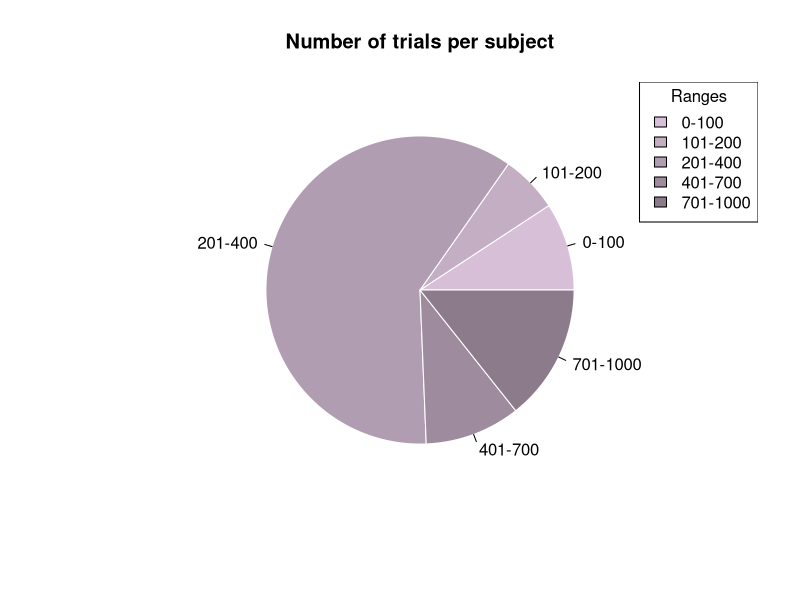
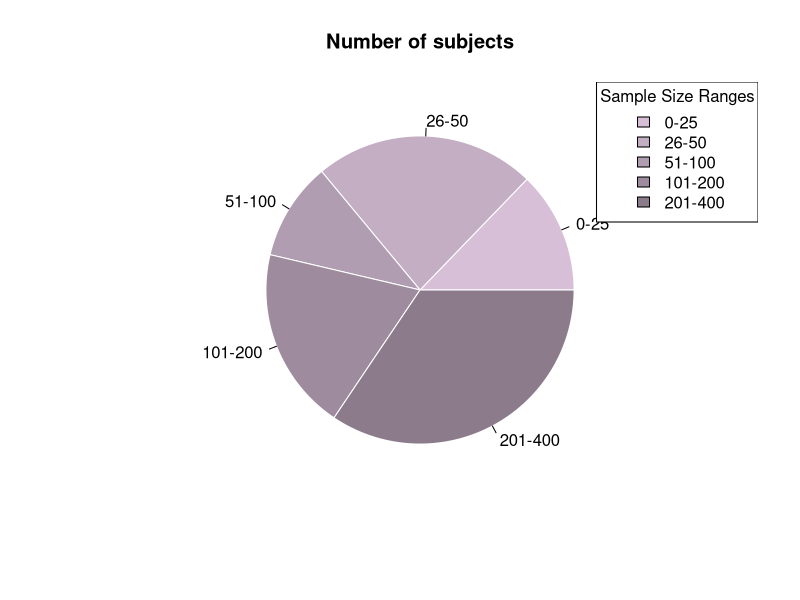
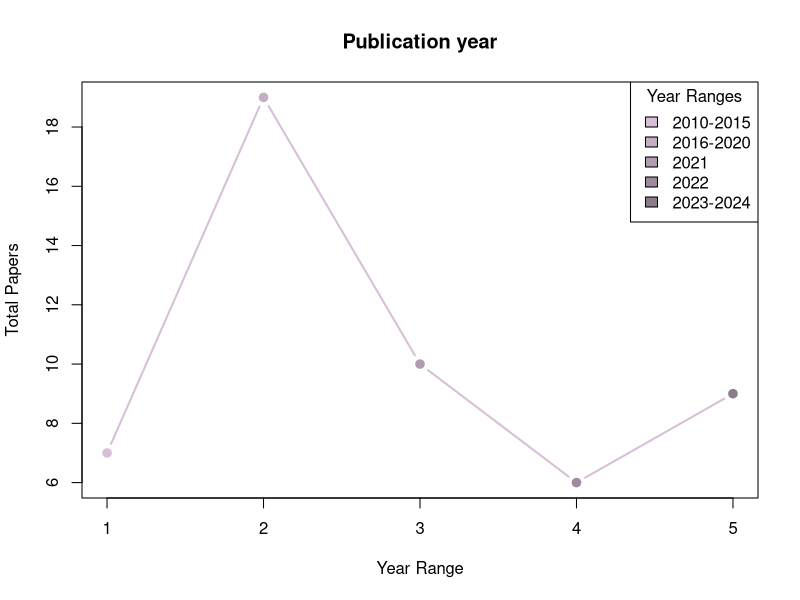

Generate these figures, in order, with R: (Note: this script raises an error after producing the figures.)
## ---- chunk 1
# Number of trials per subject
# 1. 创建数据框
data <- data.frame(
  Paper = c("P5", "P5", "P5", "P5", "P6", "P20", "P34", "P45", "P46", "P51", 
            "P51", "P54", "P95", "P95", "Pn4", "Pn4", "Pn13", "Pn13", "Pn13", 
            "Pn13", "Pn14", "Pn14", "Pn14", "Pn16", "Pn16", "Pn16", "Pn23", 
            "Ps1", "Ps2", "Ps3", "Ps4", "Ps4", "Ps5", "Ps5", "Ps5", "Ps5", 
            "Pt1", "Pt2", "Pt3", "Pt5", "Pt6", "Pt6", "Pt7", "Pt9", "Pt9", 
            "Pt9", "Pt10", "Pt13", "Pt18", "Pt27", "Pt28"),
  Formal_Trials = c(96, 96, 96, 80, 240, 312, 100, 960, 192, 144, 
                    100, 144, 672, 672, 360, 360, 360, 360, 360, 
                    360, 128, 240, 240, 200, 400, 400, 360, 64, 
                    90, 40, 40, 40, 60, 60, 60, 60, 240, 60, 360, 
                    300, 240, 240, 360, 360, 360, 360, 96, 320, 960, 240, 360)
)

# 2. 定义区间
bins <- c(0, 100, 200, 400, 700, 1000)  # 定义五个范围
labels <- c("0-100", "101-200", "201-400", "401-700", "701-1000")

# 3. 将Formal_Trials数据按范围分组
data$Range <- cut(data$Formal_Trials, breaks = bins, labels = labels, right = TRUE)

# 4. 按范围汇总总数
library(dplyr)
trial_range_summary <- data %>%
  group_by(Range) %>%
  summarise(Total_Trials = sum(Formal_Trials))

# 5. 定义渐变颜色
colors <- colorRampPalette(c("thistle", "thistle4"))(length(trial_range_summary$Range))

# 6. 绘制饼图
pie(trial_range_summary$Total_Trials, 
    labels = trial_range_summary$Range, 
    main = "Number of trials per subject",
    col = colors,  # 使用渐变色
    border = "white")  # 设置白色边框

# 添加图例
legend("topright", 
       legend = trial_range_summary$Range, 
       fill = colors, 
       title = "Ranges")
rm(data,trial_range_summary,bins,colors,labels)
## ---- chunk 2
# 1. 创建数据框
data <- data.frame(
  Paper = c("P5", "P5", "P5", "P5", "P6", "P20", "P34", "P45", "P46", "P51", 
            "P51", "P54", "P95", "P95", "Pn4", "Pn4", "Pn13", "Pn13", "Pn13", 
            "Pn13", "Pn14", "Pn14", "Pn14", "Pn16", "Pn16", "Pn16", "Pn23", 
            "Ps1", "Ps2", "Ps3", "Ps4", "Ps4", "Ps5", "Ps5", "Ps5", "Ps5", 
            "Pt1", "Pt2", "Pt3", "Pt5", "Pt6", "Pt6", "Pt7", "Pt9", "Pt9", 
            "Pt9", "Pt10", "Pt13", "Pt18", "Pt27", "Pt28"),
  Sample_Size = c(28, 28, 28, 40, 92, 46, 31, 40, 56, 26, 
                  26, 103, 19, 20, 30, 30, 13, 27, 27, 26, 
                  38, 33, 36, 20, 24, 25, 105, 302, 23, 
                  24, 20, 21, 24, 18, 22, 20, 40, 144, 109, 
                  40, 30, 104, 328, 23, 21, 18, 380, 84, 20, 32, 70)
)

# 2. 定义区间
bins <- c(0, 25, 50, 100, 200, 400)  # 定义五个范围
labels <- c("0-25", "26-50", "51-100", "101-200", "201-400")

# 3. 将Sample_Size数据按范围分组
data$Range <- cut(data$Sample_Size, breaks = bins, labels = labels, right = TRUE)

# 4. 按范围汇总每个区间的被试总数
library(dplyr)
subject_summary <- data %>%
  group_by(Range) %>%
  summarise(Total_Subjects = sum(Sample_Size))

# 5. 定义渐变颜色（保持前面的颜色风格）
colors <- colorRampPalette(c("thistle", "thistle4"))(length(subject_summary$Range))

# 6. 绘制饼图
pie(subject_summary$Total_Subjects, 
    labels = subject_summary$Range, 
    main = "Number of subjects",
    col = colors,  # 使用渐变色
    border = "white")  # 设置白色边框

# 添加图例
legend("topright", 
       legend = subject_summary$Range, 
       fill = colors, 
       title = "Sample Size Ranges")

rm(data,subject_summary,bins,colors,labels)
## ---- chunk 3
# 1. 创建数据框
data <- data.frame(
  Paper = c("P5", "P5", "P5", "P5", "P6", "P20", "P34", "P45", "P46", "P51", 
            "P51", "P54", "P95", "P95", "Pn4", "Pn4", "Pn13", "Pn13", "Pn13", 
            "Pn13", "Pn14", "Pn14", "Pn14", "Pn16", "Pn16", "Pn16", "Pn23", 
            "Ps1", "Ps2", "Ps3", "Ps4", "Ps4", "Ps5", "Ps5", "Ps5", "Ps5", 
            "Pt1", "Pt2", "Pt3", "Pt5", "Pt6", "Pt6", "Pt7", "Pt9", "Pt9", 
            "Pt9", "Pt10", "Pt13", "Pt18", "Pt27", "Pt28"),
  Year = c(2019, 2019, 2019, 2019, 2020, 2020, 2020, 2021, 2020, 2020, 
           2020, 2019, 2018, 2018, 2021, 2021, 2021, 2021, 2021, 2021, 
           2020, 2020, 2020, 2022, 2022, 2022, 2021, 2023, 2023, 2014, 
           2015, 2015, 2014, 2014, 2014, 2014, 2023, 2023, 2021, 2023, 
           2022, 2022, 2022, 2020, 2020, 2020, 2023, 2021, 2023, 2024, 2024)
)

# 2. 定义年份区间
bins <- c(2010, 2015, 2020, 2021, 2022, 2024)  # 定义五个年份范围
labels <- c("2010-2015", "2016-2020", "2021", "2022", "2023-2024")

# 3. 将Year数据按范围分组
data$Year_Range <- cut(data$Year, breaks = bins, labels = labels, right = TRUE)

# 4. 按年份区间汇总每个区间的文章数量
library(dplyr)
year_summary <- data %>%
  group_by(Year_Range) %>%
  summarise(Total_Papers = n())

# 5. 定义渐变颜色（保持前面的颜色风格）
colors <- colorRampPalette(c("thistle", "thistle4"))(length(year_summary$Year_Range))

# 6. 绘制饼图
plot(year_summary$Total_Papers, 
     type = "b",  # 绘制带有标记的线条
     pch = 19,    # 标记样式
     col = colors,  # 使用渐变色
     main = "Publication year",  # 添加标题
     xlab = "Year Range",  # x轴标签
     ylab = "Total Papers",  # y轴标签
     lwd = 2)  # 线条宽度

# labels = year_summary$Year_Range, 
# main = "Publication year",
# col = colors,  # 使用渐变色
# border = "white")  # 设置白色边框

# 添加图例
legend("topright", 
       legend = year_summary$Year_Range, 
       fill = colors, 
       title = "Year Ranges")

rm(data,year_summary,bins,colors,labels)
## ---- chunk 4
#人口统计学数据读取
library(dplyr)

subject_counts <- lapply(names(df), function(paper_name) {
  data <- df[[paper_name]]
  
  if ("Subject" %in% names(data)) {
    if ("Gender" %in% names(data)) {
      # 如果有性别信息
      gender_summary <- data %>%
        distinct(Subject, Gender) %>%
        summarise(
          total_subjects = n_distinct(Subject, na.rm = TRUE),
          male_count = sum(Gender == "Male", na.rm = TRUE),
          female_count = sum(Gender == "Female", na.rm = TRUE),
          paper_name = paper_name,
          .groups = "drop"
        )
    } else {
      # 如果没有性别信息，统计总被试数
      gender_summary <- data %>%
        distinct(Subject) %>%
        summarise(
          total_subjects = n_distinct(Subject, na.rm = TRUE),
          male_count = NA,
          female_count = NA,
          paper_name = paper_name,
          .groups = "drop"
        )
    }
    return(gender_summary)
  } else {
    return(NULL)
  }
})

# 转换为数据框，去除NULL值
subject_counts_df <- do.call(rbind, subject_counts)

print(subject_counts_df)


# 输出为CSV文件
# write.csv(subject_counts_df, "Subject_information.csv", row.names = FALSE)

rm(subject_counts)
## ---- chunk 5
library(dplyr)
library(ggplot2)

# 初始化存储结果的数据框
result <- data.frame(Subject = integer(), d_prime = numeric(), Mean_RT = numeric(), Paper = character())

# 遍历每篇论文
for (paper_name in names(df_d_paper)) {
  
  # 取出当前论文的 d' 数据
  d_prime_data <- df_d_paper[[paper_name]]
  
  # 检查 d_prime_data 是否为空
  if (is.null(d_prime_data) || nrow(d_prime_data) == 0) {
    warning(paste("Skipping paper:", paper_name, "- d_prime_data is empty or NULL"))
    next  # 跳过当前论文，继续处理下一篇
  }
  
  # 取出当前论文的 RT 和 ACC 数据
  article_data <- df[[paper_name]]
  
  # 检查是否存在 'Matching' 和 'ACC' 列
  if (!("Matching" %in% colnames(article_data)) || !("ACC" %in% colnames(article_data))) {
    warning(paste("Skipping paper:", paper_name, "- 'Matching' or 'ACC' column not found"))
    next  # 跳过当前论文，继续处理下一篇
  }
  
  # 筛选出 Matching == "Matching" 且 ACC == 1 的数据，并计算每个被试的平均 RT_ms
  filtered_data <- article_data %>%
    filter(Matching == "Matching", ACC == 1) %>%
    group_by(Subject) %>%
    summarize(Mean_RT = mean(RT_ms, na.rm = TRUE))  # 使用 RT_ms 计算每个被试的平均反应时间
  
  # 合并平均 RT 和 d' 数据，确保根据 Subject 合并
  merged_data <- inner_join(filtered_data, d_prime, by = "Subject")
  
  # 为结果添加论文名称
  merged_data <- merged_data %>%
    mutate(Paper = paper_name)
  
  # 将当前论文的结果合并到最终数据框中
  result <- bind_rows(result, merged_data)
}

# 查看处理后的数据
head(result)

# 创建小提琴图、箱线图和散点图的组合
ggplot(result, aes(x = Mean_RT, y = d_prime, fill = Paper)) +
  # 小提琴图
  geom_violin(trim = FALSE, alpha = 0.5, color = "black") +
  # 箱线图
  geom_boxplot(width = 0.1, fill = "white", color = "black", outlier.shape = NA) +
  # 散点图
  geom_jitter(width = 0.1, size = 1, color = "darkblue", alpha = 0.6) +
  # 主题和标签
  labs(x = "Mean RT (ms)", y = "d'") +
  theme_minimal() +
  theme(legend.position = "none")

# rm(article_data,filtered_data,)
## ---- chunk 6
library(dplyr)
library(ggplot2)

# 初始化存储结果的数据框
result <- data.frame(Subject = integer(), d_prime = numeric(), Mean_RT = numeric(), Paper = character())

# 遍历每篇论文
for (i in seq_along(df)) {
  paper_name <- names(df)[i]  # 获取论文名称
  d_prime_data <- df_d_paper[[i]]  # 获取对应的 d' 数据

  # 检查 d_prime_data 是否为空
  if (is.null(d_prime_data) || nrow(d_prime_data) == 0) {
    warning(paste("Skipping paper:", paper_name, "- d_prime_data is empty or NULL"))
    next
  }

  # 取出当前论文的 RT 和 ACC 数据
  article_data <- df[[paper_name]]

  # 检查是否存在 'Matching' 和 'ACC' 列
  if (!("Matching" %in% colnames(article_data)) || !("ACC" %in% colnames(article_data))) {
    warning(paste("Skipping paper:", paper_name, "- 'Matching' or 'ACC' column not found"))
    next
  }

  # 筛选出 Matching == "Matching" 且 ACC == 1 的数据，并计算每个被试的平均 RT_ms
  filtered_data <- article_data %>%
    filter(Matching == "Matching", ACC == 1) %>%
    group_by(Subject) %>%
    summarize(Mean_RT = mean(RT_ms, na.rm = TRUE))

  # 合并平均 RT 和 d' 数据
  merged_data <- inner_join(filtered_data, d_prime_data, by = "Subject")

  # 添加论文名称
  merged_data <- merged_data %>%
    mutate(Paper = paper_name)

  # 合并到结果数据框中
  result <- bind_rows(result, merged_data)
}

# 创建图形
if (nrow(result) > 0) {
  ggplot(result, aes(x = Mean_RT, y = d_prime, fill = Paper)) +
    geom_violin(trim = FALSE, alpha = 0.5, color = "black") +
    geom_boxplot(width = 0.1, fill = "white", color = "black", outlier.shape = NA) +
    geom_jitter(width = 0.1, size = 1, color = "darkblue", alpha = 0.6) +
    labs(x = "Mean RT (ms)", y = "d'") +
    theme_minimal() +
    theme(legend.position = "none")
} else {
  message("No data available for plotting.")
}

library(dplyr)
library(ggplot2)

# 创建美化后的图形
ggplot(result) +
  # 箱线图和散点图在左侧
  geom_boxplot(aes(x = factor(1), y = Mean_RT, fill = Paper), width = 0.1, outlier.shape = NA) +
  geom_jitter(aes(x = factor(1), y = Mean_RT, color = "darkblue"), width = 0.1, size = 1, alpha = 0.6) +
  # 小提琴图在右侧，只显示右半边
  geom_violin(aes(x = factor(2), y = Mean_RT, fill = Paper), trim = FALSE, alpha = 0.5, color = "black", position = position_nudge(x = 0.3)) +  # 调整此参数
  # 主题和标签
  labs(x = "", y = "Mean RT (ms)") +
  scale_x_discrete(labels = c("1" = "Boxplot & Jitter", "2" = "Violin")) +  # 自定义x轴标签
  theme_minimal() +
  theme(legend.position = "none",
        axis.title.y = element_text(size = 12),
        axis.ticks.x = element_blank(),  # 去掉x轴刻度
        axis.text.x = element_blank())  # 去掉x轴文本


## ---- chunk 7
library(dplyr)
library(ggplot2)

# 初始化存储结果的数据框
result <- data.frame(Subject = integer(), d_prime = numeric(), Mean_RT = numeric(), Paper = character())

# 遍历每篇论文
for (i in seq_along(df)) {
  paper_name <- names(df)[i]  # 获取论文名称
  d_prime_data <- df_d_paper[[i]]  # 获取对应的 d' 数据

  # 检查 d_prime_data 是否为空
  if (is.null(d_prime_data) || nrow(d_prime_data) == 0) {
    warning(paste("Skipping paper:", paper_name, "- d_prime_data is empty or NULL"))
    next
  }

  # 取出当前论文的 RT 和 ACC 数据
  article_data <- df[[paper_name]]

  # 检查是否存在 'Matching' 和 'ACC' 列
  if (!("Matching" %in% colnames(article_data)) || !("ACC" %in% colnames(article_data))) {
    warning(paste("Skipping paper:", paper_name, "- 'Matching' or 'ACC' column not found"))
    next
  }

  # 筛选出 Matching == "Matching，且 RT <= 10000 的数据
  filtered_data <- article_data %>%
    filter(Matching == "Matching", RT_ms >= 400,  RT_ms <= 1000) %>%
    group_by(Subject) %>%
    summarize(Mean_RT = mean(RT_ms, na.rm = TRUE))

  # 合并平均 RT 和 d' 数据
  merged_data <- inner_join(filtered_data, d_prime_data, by = "Subject")

  # 添加论文名称
  merged_data <- merged_data %>%
    mutate(Paper = paper_name)

  # 合并到结果数据框中
  result <- bind_rows(result, merged_data)
}

# 查看处理后的数据
head(result)

# 创建图形
if (nrow(result) > 0) {
  ggplot(result, aes(x = Mean_RT, y = d_prime, fill = Paper)) +
    geom_violin(trim = FALSE, alpha = 0.3, color = "black") +  # 调整透明度
    geom_boxplot(width = 0.02, fill = "white", color = "black", outlier.shape = NA) +  # 更小的 width
    geom_jitter(width = 0.1, size = 1, color = "darkblue", alpha = 0.6) +
    labs(x = "Mean RT (ms)", y = "d'") +
    theme_minimal() +
    theme(legend.position = "none")
} else {
  message("No data available for plotting.")
}
library(dplyr)
library(ggplot2)

# 创建美化后的图形
ggplot(result) +
  # 箱线图和散点图集中在同一个位置
  geom_boxplot(aes(x = factor(1), y = Mean_RT, fill = Paper), width = 0.15, outlier.shape = NA) +
  geom_jitter(aes(x = factor(1), y = Mean_RT), width = 0.1, size = 1, color = "darkblue", alpha = 0.6) +
  # 小提琴图在右侧
  geom_violin(aes(x = factor(2), y = Mean_RT, fill = Paper), trim = FALSE, alpha = 0.5, color = "black") +
  # 主题和标签
  labs(x = "", y = "Mean RT (ms)") +
  scale_x_discrete(labels = c("1" = "Boxplot & Jitter", "2" = "Violin")) +  # 自定义x轴标签
  theme_minimal() +
  theme(legend.position = "none",
        axis.title.y = element_text(size = 12),
        axis.ticks.x = element_blank(),  # 去掉x轴刻度
        axis.text.x = element_blank())  # 去掉x轴文本


## ---- chunk 8
# 加载必要的库
library(dplyr)
library(ggplot2)

# 假设 df 是一个包含文章数据的列表，其中每个元素都是一个数据框
# df 是一个列表，df[[n]] 是第 n 篇文章，里面包含数据

# 定义一些变量来存储统计信息
all_data <- data.frame()  # 用于存储所有文章的人口统计学和 RT 数据
gender_count_list <- list()  # 存储每篇文章的性别统计信息
age_data <- c()  # 存储所有年龄信息

# 性别统一化函数
standardize_gender <- function(gender) {
  gender <- tolower(gender)  # 转换为小写
  if (gender %in% c("1", "m", "M", "Mann", "Hombre", "male", "Male")) {
    return("Male")
  } else if (gender %in% c("2", "f", "F", "Frau", "Mujer", "female", "Female")) {
    return("Female")
  } else {
    return("Others")
  }
}

# 遍历每篇文章的数据
for (i in 1:length(df)) {
  article_data <- df[[i]]  # 获取每篇文章的数据
  
  # 只选择我们关心的列，如 Subject、Gender、Age 和 RT_ms，其他的列忽略
  article_data_filtered <- article_data %>%
    select(any_of(c("Subject", "Gender", "Age", "RT_ms")))  # 只选择这些列，如果不存在则忽略
  
  # 确保 Subject 列为字符类型，Gender 列为字符类型，Age 列统一为数值类型
  if ("Subject" %in% colnames(article_data_filtered)) {
    article_data_filtered$Subject <- as.character(article_data_filtered$Subject)
  }
  
  if ("Gender" %in% colnames(article_data_filtered)) {
    article_data_filtered$Gender <- as.character(article_data_filtered$Gender)
    article_data_filtered$Gender <- sapply(article_data_filtered$Gender, standardize_gender)  # 统一化性别变量
  }
  
  if ("Age" %in% colnames(article_data_filtered)) {
    article_data_filtered$Age <- as.numeric(as.character(article_data_filtered$Age))
  }
  
  # 为每篇文章中的被试编号添加文章索引前缀，使每个被试编号在全局范围内唯一
  article_data_filtered <- article_data_filtered %>%
    mutate(Subject = paste0("Article", i, "_", Subject))
  
  # 统计性别
  if ("Gender" %in% colnames(article_data_filtered)) {
    current_gender_count <- table(article_data_filtered$Gender)
    gender_count_list[[i]] <- current_gender_count
  }
  
  # 收集年龄数据
  if ("Age" %in% colnames(article_data_filtered)) {
    age_data <- c(age_data, article_data_filtered$Age)
  }
  
  # 将每篇文章的数据合并，只合并过滤后的数据
  all_data <- bind_rows(all_data, article_data_filtered)
}

# 合并所有文章的性别统计
gender_count <- Reduce(`+`, gender_count_list, init = table(factor(levels = unique(unlist(lapply(gender_count_list, names))))))

# 人口统计学描述
total_subjects <- nrow(all_data)  # 被试总人数
male_count <- sum(all_data$Gender == "Male", na.rm = TRUE)  # 男性数量
female_count <- sum(all_data$Gender == "Female", na.rm = TRUE)  # 女性数量
avg_age <- mean(age_data, na.rm = TRUE)  # 平均年龄

# 输出人口统计学信息
cat("总被试量: ", total_subjects, "\n")
cat("男性数量: ", male_count, "\n")
cat("女性数量: ", female_count, "\n")
cat("平均年龄: ", avg_age, "\n")

# 分别绘制 Age 和 RT_ms 的散点图

# 绘制 Age 的散点图，X 轴为 Subject，Y 轴为 Age
ggplot(all_data, aes(x = Subject, y = Age, color = Gender)) +
  geom_point(alpha = 0.7) +
  labs(title = "Scatter Plot of Age by Subject",
       x = "Subject",
       y = "Age",
       color = "Gender") +
  theme_minimal() +
  theme(axis.text.x = element_blank())  # 隐藏 X 轴的文本

# 绘制 RT_ms 的散点图，X 轴为 Subject，Y 轴为 RT_ms
ggplot(all_data, aes(x = Subject, y = RT_ms, color = Gender)) +
  geom_point(alpha = 0.7) +
  labs(title = "Scatter Plot of RT_ms by Subject",
       x = "Subject",
       y = "RT_ms",
       color = "Gender") +
  theme_minimal() +
  theme(axis.text.x = element_blank())  # 隐藏 X 轴的文本

# 如果有 RT_ms 数据，对其进行统计
if ("RT_ms" %in% colnames(all_data)) {
  rt_summary <- summary(all_data$RT_ms)
  cat("RT_ms 描述统计: \n")
  print(rt_summary)
}

# 清理环境变量
rm(subject_df, age_data, avg_age, current_gender_count, female_count, gender_count, i, male_count, rt_summary, subject_bins, subject_distribution, total_subjects, all_data, article_data, article_data_filtered, gender_count_list)


## ---- chunk 9
library(ggplot2)
library(dplyr)
library(tidyr)

# 假设df是一个包含多篇论文数据的列表

# 1. 计算每个被试的平均ACC和RT_ms
plot_data <- lapply(df, function(data) {
  if ("Identity" %in% names(data) && "Matching" %in% names(data)) {
    data %>%
      mutate(Identity = case_when(
        Identity == "Self" ~ "Self",
        # Identity == "P1" ~ "Self",
        Identity == "Friend" ~ "Friend",
        Identity == "Close" ~ "Close",
        Identity == "Mother" ~ "Close",
        Identity == "Father" ~ "Close",
        Identity == "Familiar" ~ "Close",
        Identity == "Acquaintance" ~ "Close",
        # Identity == "P2" ~ "Close",
        TRUE ~ "Others"  # 其他归为Others
      )) %>%
      group_by(Identity, Matching) %>%
      summarise(mean_ACC = mean(ACC, na.rm = TRUE), 
                mean_RT_ms = mean(RT_ms, na.rm = TRUE), 
                .groups = "drop")
  } else {
    return(NULL)  # 如果缺少列，返回NULL
  }
})

# 合并数据用于绘图，去除NULL值
plot_df <- bind_rows(plot_data, .id = "paper") %>% na.omit()

# 散点图，绘制存在的数据
ggplot(plot_df, aes(x = mean_ACC, y = mean_RT_ms, shape = Identity)) +
  geom_point(size = 3) +
  labs(x = "平均ACC", y = "平均RT (ms)") +
  theme_minimal()

# 2. 统计每篇论文的被试量及性别
subject_counts <- lapply(df, function(data) {
  if ("Subject" %in% names(data) && "Gender" %in% names(data)) {
    data %>%
      distinct(Subject, Gender) %>%
      summarise(
        total_subjects = n_distinct(Subject),
        male_count = sum(Gender == "Male", na.rm = TRUE),
        female_count = sum(Gender == "Female", na.rm = TRUE),
        .groups = "drop"
      )
  } else {
    return(NULL)  # 如果缺少列，返回NULL
  }
})

# 转换为数据框，去除NULL值
subject_counts_df <- do.call(rbind, subject_counts) %>% na.omit()

# 输出结果
print(subject_counts_df)

## ---- chunk 10
library(ggplot2)
library(dplyr)
library(tidyr)

# 假设df是一个包含多篇论文数据的列表

# 1. 计算每个被试的平均ACC和RT_ms
plot_data <- lapply(df, function(data) {
  if ("Identity" %in% names(data) && "Matching" %in% names(data)) {
    data %>%
      mutate(Identity = case_when(
        Identity == "Self" ~ "Self",
        # Identity == "P1" ~ "Self",
        Identity == "Friend" ~ "Friend",
        Identity == "Close" ~ "Close",
        Identity == "Mother" ~ "Close",
        Identity == "Father" ~ "Close",
        Identity == "Familiar" ~ "Close",
        Identity == "Acquaintance" ~ "Close",
        # Identity == "P2" ~ "Close",
        TRUE ~ "Others"
      )) %>%
      group_by(Identity, Matching) %>%
      summarise(mean_ACC = mean(ACC, na.rm = TRUE), 
                mean_RT_ms = mean(RT_ms, na.rm = TRUE), 
                .groups = "drop")
  } else {
    return(NULL)
  }
})

# 合并数据用于绘图，去除NULL值
plot_df <- bind_rows(plot_data, .id = "paper") %>% na.omit()

# 绘制Matching条件下的散点图
ggplot(plot_df %>% filter(Matching == "Matching"), aes(x = mean_ACC, y = mean_RT_ms, shape = Identity)) +
  geom_point(size = 3) +
  labs(x = "ACC (Matching)", y = "RT (ms)") +
  theme_minimal()

# 绘制Nonmatching条件下的散点图
ggplot(plot_df %>% filter(Matching == "Nonmatching"), aes(x = mean_ACC, y = mean_RT_ms, shape = Identity)) +
  geom_point(size = 3) +
  labs(x = "ACC (Nonmatching)", y = "RT (ms)") +
  theme_minimal()

# 2. 统计每篇论文的被试量及性别
subject_counts <- lapply(df, function(data) {
  if ("Subject" %in% names(data) && "Gender" %in% names(data)) {
    data %>%
      distinct(Subject, Gender) %>%
      summarise(
        total_subjects = n_distinct(Subject),
        male_count = sum(Gender == "Male", na.rm = TRUE),
        female_count = sum(Gender == "Female", na.rm = TRUE),
        .groups = "drop"
      )
  } else {
    return(NULL)
  }
})

# 转换为数据框，去除NULL值
subject_counts_df <- do.call(rbind, subject_counts) %>% na.omit()

# 输出结果
print(subject_counts_df)

## ---- chunk 11
library(ggplot2)
library(dplyr)
library(tidyr)

# 假设df是一个包含多篇论文数据的列表

# 1. 计算每个被试的平均ACC和RT_ms
plot_data <- lapply(df, function(data) {
  if ("Identity" %in% names(data) && "Matching" %in% names(data) && "Subject" %in% names(data)) {
    data %>%
      mutate(Identity = case_when(
        Identity == "Self" ~ "Self",
        Identity == "P1" ~ "Self",
        Identity == "Friend" ~ "Friend",
        Identity == "Close" ~ "Close",
        Identity == "Mother" ~ "Close",
        Identity == "Father" ~ "Close",
        Identity == "Familiar" ~ "Close",
        Identity == "Acquaintance" ~ "Close",
        Identity == "P2" ~ "Close",
        TRUE ~ "Others"
      )) %>%
      group_by(Subject, Identity, Matching) %>%
      summarise(mean_ACC = mean(ACC, na.rm = TRUE), 
                mean_RT_ms = mean(RT_ms, na.rm = TRUE), 
                .groups = "drop")
  } else {
    return(NULL)
  }
})

# 合并数据用于绘图，去除NULL值
plot_df <- bind_rows(plot_data, .id = "paper") %>% na.omit()

# 绘制Matching条件下的散点图
ggplot(plot_df %>% filter(Matching == "Matching"), aes(x = mean_ACC, y = mean_RT_ms, shape = Identity)) +
  geom_point(size = 3) +
  labs(x = "平均ACC (Matching)", y = "平均RT (ms)") +
  theme_minimal()

# 绘制Nonmatching条件下的散点图
ggplot(plot_df %>% filter(Matching == "Nonmatching"), aes(x = mean_ACC, y = mean_RT_ms, shape = Identity)) +
  geom_point(size = 3) +
  labs(x = "平均ACC (Nonmatching)", y = "平均RT (ms)") +
  theme_minimal()

# 2. 统计每篇论文的被试量及性别
subject_counts <- lapply(df, function(data) {
  if ("Subject" %in% names(data) && "Gender" %in% names(data)) {
    data %>%
      distinct(Subject, Gender) %>%
      summarise(
        total_subjects = n_distinct(Subject),
        male_count = sum(Gender == "Male", na.rm = TRUE),
        female_count = sum(Gender == "Female", na.rm = TRUE),
        .groups = "drop"
      )
  } else {
    return(NULL)
  }
})

# 转换为数据框，去除NULL值
subject_counts_df <- do.call(rbind, subject_counts) %>% na.omit()

# 输出结果
print(subject_counts_df)

## ---- chunk 12
library(ggplot2)
library(dplyr)
library(tidyr)

# 假设df是一个包含多篇论文数据的列表

# 1. 计算每个被试的平均ACC和RT_ms
plot_data <- lapply(df, function(data) {
  if ("Identity" %in% names(data) && "Matching" %in% names(data) && "Subject" %in% names(data)) {
    data %>%
      mutate(Identity = case_when(
        Identity == "Self" ~ "Self",
        # Identity == "P1" ~ "Self",
        # Identity == "Friend" ~ "Friend",
        # Identity == "Close" ~ "Close",
        # Identity == "Mother" ~ "Close",
        # Identity == "Father" ~ "Close",
        # Identity == "Familiar" ~ "Close",
        # Identity == "Acquaintance" ~ "Close",
        # Identity == "P2" ~ "Close",
        TRUE ~ "Others"
      )) %>%
      group_by(Subject, Identity, Matching) %>%
      summarise(mean_ACC = mean(pmin(pmax(ACC, 0), 1), na.rm = TRUE),
                mean_RT_ms = mean(RT_ms, na.rm = TRUE),
                .groups = "drop")
  } else {
    return(NULL)
  }
})

# 合并数据用于绘图，去除NULL值
plot_df <- bind_rows(plot_data, .id = "paper") %>% na.omit()

# 自定义形状和颜色
shape_values <- c("Self" = 1, "Friend" = 17, "Close" = 15, "Others" = 3)
color_values <- c("Self" = "black", "Friend" = "gray", "Close" = "lightgray", "Others" = "#A9A9A9")

# 绘制Matching条件下的散点图
ggplot(plot_df %>% filter(Matching == "Matching"), aes(x = mean_ACC, y = mean_RT_ms, shape = Identity, color = Identity)) +
  geom_point(size = 3) +
  scale_shape_manual(values = shape_values) +
  scale_color_manual(values = color_values) +
  labs(x = "平均ACC (Matching)", y = "平均RT (ms)") +
  theme_minimal()

# 绘制Nonmatching条件下的散点图
ggplot(plot_df %>% filter(Matching == "Nonmatching"), aes(x = mean_ACC, y = mean_RT_ms, shape = Identity, color = Identity)) +
  geom_point(size = 3) +
  scale_shape_manual(values = shape_values) +
  scale_color_manual(values = color_values) +
  labs(x = "平均ACC (Nonmatching)", y = "平均RT (ms)") +
  theme_minimal()

# 2. 统计每篇论文的被试量及性别
subject_counts <- lapply(df, function(data) {
  if ("Subject" %in% names(data) && "Gender" %in% names(data)) {
    data %>%
      distinct(Subject, Gender) %>%
      summarise(
        total_subjects = n_distinct(Subject),
        male_count = sum(Gender == "Male", na.rm = TRUE),
        female_count = sum(Gender == "Female", na.rm = TRUE),
        .groups = "drop"
      )
  } else {
    return(NULL)
  }
})

# 转换为数据框，去除NULL值
subject_counts_df <- do.call(rbind, subject_counts) %>% na.omit()

# 输出结果
print(subject_counts_df)

## ---- chunk 13
library(ggplot2)
library(dplyr)
library(tidyr)

# 假设df是一个包含多篇论文数据的列表

# 合并数据并处理Identity
plot_data <- bind_rows(lapply(df, function(data) {
  if ("Identity" %in% names(data) && "Matching" %in% names(data) && "Subject" %in% names(data)) {
    data %>%
      mutate(Identity = case_when(
        Identity == "Self" ~ "Self",
        Identity == "P1" ~ "Self",
        Identity == "Friend" ~ "Friend",
        Identity == "Close" ~ "Close",
        Identity == "Mother" ~ "Close",
        Identity == "Father" ~ "Close",
        Identity == "Familiar" ~ "Close",
        Identity == "Acquaintance" ~ "Close",
        Identity == "P2" ~ "Close",
        TRUE ~ "Others"
      ))
  } else {
    return(NULL)
  }
}))

# 自定义形状和颜色
shape_values <- c("Self" = 1, "Friend" = 17, "Close" = 15, "Others" = 3)
color_values <- c("Self" = "lightgray", "Friend" = "gray", "Close" = "#A9A9A9", "Others" = "black")

# 绘制Matching条件下的散点图
ggplot(plot_data %>% filter(Matching == "Matching"), aes(x = ACC, y = RT_ms, shape = Identity, color = Identity)) +
  stat_summary(fun = mean, geom = "point", size = 3) +
  scale_shape_manual(values = shape_values) +
  scale_color_manual(values = color_values) +
  labs(x = "平均ACC (Matching)", y = "平均RT (ms)") +
  theme_minimal()

# 绘制Nonmatching条件下的散点图
ggplot(plot_data %>% filter(Matching == "Nonmatching"), aes(x = ACC, y = RT_ms, shape = Identity, color = Identity)) +
  stat_summary(fun = mean, geom = "point", size = 3) +
  scale_shape_manual(values = shape_values) +
  scale_color_manual(values = color_values) +
  labs(x = "平均ACC (Nonmatching)", y = "平均RT (ms)") +
  theme_minimal()

# 2. 统计每篇论文的被试量及性别
subject_counts <- lapply(df, function(data) {
  if ("Subject" %in% names(data) && "Gender" %in% names(data)) {
    data %>%
      distinct(Subject, Gender) %>%
      summarise(
        total_subjects = n_distinct(Subject),
        male_count = sum(Gender == "Male", na.rm = TRUE),
        female_count = sum(Gender == "Female", na.rm = TRUE),
        .groups = "drop"
      )
  } else {
    return(NULL)
  }
})

# 转换为数据框，去除NULL值
subject_counts_df <- do.call(rbind, subject_counts) %>% na.omit()

# 输出结果
print(subject_counts_df)

## ---- chunk 14
library(ggplot2)
library(dplyr)
library(tidyr)


# 假设df是一个包含多篇论文数据的列表

# 合并数据并处理Identity，同时计算每个被试的正确反应数、总反应数和平均反应时间
plot_data <- bind_rows(lapply(df, function(data) {
  if ("Identity" %in% names(data) && "Matching" %in% names(data) && "Subject" %in% names(data)) {
    data <- data %>%
      mutate(Identity = case_when(
        Identity == "Self" ~ "Self",
        Identity == "P1" ~ "Self",
        Identity == "Friend" ~ "Friend",
        Identity == "Close" ~ "Close",
        Identity == "Mother" ~ "Close",
        Identity == "Father" ~ "Close",
        Identity == "Familiar" ~ "Close",
        Identity == "Acquaintance" ~ "Close",
        Identity == "P2" ~ "Close",
        TRUE ~ "Others"
      )) %>%
      group_by(Subject, Identity, Matching) %>%
      summarise(
        correct_count = sum(ACC == 1, na.rm = TRUE),  # 计算正确反应数
        total_count = n(),  # 总记录数
        mean_RT_ms = mean(RT_ms, na.rm = TRUE),  # 计算平均反应时间
        .groups = "drop"
      ) %>%
      mutate(mean_ACC = correct_count / total_count)  # 计算准确率
    return(data)
  } else {
    return(NULL)
  }
})) %>% na.omit()  # 移除缺失值

# 将结果合并为一个数据框
plot_data <- bind_rows(plot_data) %>% na.omit()



# 计算每个被试的平均ACC和平均RT（Matching条件）
average_data_matching <- plot_data %>%
  filter(Matching == "Matching") %>%  # 只选择Matching条件
  group_by(Subject, Identity) %>%
  summarise(
    mean_ACC = mean(mean_ACC, na.rm = TRUE),  # 每个身份的平均ACC
    mean_RT = mean(mean_RT_ms, na.rm = TRUE),  # 每个身份的平均RT
    .groups = "drop"
  )

# 计算每个被试的平均ACC和平均RT（Nonmatching条件）
average_data_nonmatching <- plot_data %>%
  filter(Matching == "Nonmatching") %>%  # 只选择Nonmatching条件
  group_by(Subject, Identity) %>%
  summarise(
    mean_ACC = mean(mean_ACC, na.rm = TRUE),  # 每个身份的平均ACC
    mean_RT = mean(mean_RT_ms, na.rm = TRUE),  # 每个身份的平均RT
    .groups = "drop"
  )

# 定义形状和颜色
shape_values <- c("Self" = 1, "Friend" = 17, "Others" = 4)  # 1: 空心圆，17: 实心三角，4: 小叉
color_values <- c("Self" = "black", "Friend" = "gray", "Others" = "black")

# 绘制Matching条件的散点图
p1 <- ggplot(average_data_matching, aes(x = mean_ACC, y = mean_RT, shape = Identity, color = Identity)) +
  geom_point(size = 3) +
  scale_shape_manual(values = shape_values) +
  scale_color_manual(values = color_values) +
  labs(x = "平均ACC (Matching)", y = "平均RT (ms)", title = "Matching条件下被试的平均ACC与平均RT散点图") +
  theme_minimal()

# 绘制Nonmatching条件的散点图
p2 <- ggplot(average_data_nonmatching, aes(x = mean_ACC, y = mean_RT, shape = Identity, color = Identity)) +
  geom_point(size = 3) +
  scale_shape_manual(values = shape_values) +
  scale_color_manual(values = color_values) +
  labs(x = "平均ACC (Nonmatching)", y = "平均RT (ms)", title = "Nonmatching条件下被试的平均ACC与平均RT散点图") +
  theme_minimal()

# 打印两个图
print(p1)
print(p2)

# 统计每篇论文的被试量及性别
subject_counts <- lapply(df, function(data) {
  if ("Subject" %in% names(data) && "Gender" %in% names(data)) {
    data %>%
      distinct(Subject, Gender) %>%
      summarise(
        total_subjects = n_distinct(Subject),
        male_count = sum(Gender == "Male", na.rm = TRUE),
        female_count = sum(Gender == "Female", na.rm = TRUE),
        .groups = "drop"
      )
  } else {
    return(NULL)
  }
})

# 转换为数据框，去除NULL值
subject_counts_df <- do.call(rbind, subject_counts) %>% na.omit()

# 输出结果
print(subject_counts_df)

## ---- chunk 15
library(ggplot2)
library(dplyr)
library(tidyr)

# 假设df是一个包含多篇论文数据的列表

# 合并数据并处理Identity，同时计算每个被试的正确反应数、总反应数和平均反应时间
plot_data <- bind_rows(lapply(seq_along(df), function(i) {
  data <- df[[i]]
  if ("Identity" %in% names(data) && "Matching" %in% names(data) && "Subject" %in% names(data)) {
    data <- data %>%
      mutate(Identity = case_when(
        Identity == "Self" ~ "Self",
        # Identity == "P1" ~ "Self",
        Identity == "Friend" ~ "Friend",
        Identity == "Close" ~ "Close",
        Identity == "Mother" ~ "Close",
        Identity == "Father" ~ "Close",
        Identity == "Familiar" ~ "Close",
        Identity == "Acquaintance" ~ "Close",
        # Identity == "P2" ~ "Close",
        TRUE ~ "Others"
      )) %>%
      group_by(Subject, Identity, Matching) %>%
      summarise(
        correct_count = sum(ACC == 1, na.rm = TRUE),  # 计算正确反应数
        total_count = n(),  # 总记录数
        mean_RT_ms = mean(RT_ms, na.rm = TRUE),  # 计算平均反应时间
        .groups = "drop"
      ) %>%
      mutate(mean_ACC = correct_count / total_count)  # 计算准确率
    data$Subject <- paste0("S", seq_along(data$Subject) + sum(sapply(df[1:(i - 1)], function(x) n_distinct(x$Subject))))  # 重新编号
    return(data)
  } else {
    return(NULL)
  }
})) %>% na.omit()  # 移除缺失值

# 计算每个被试的平均ACC和平均RT（Matching条件）
average_data_matching <- plot_data %>%
  filter(Matching == "Matching") %>%
  group_by(Subject, Identity) %>%
  summarise(
    mean_ACC = mean(mean_ACC, na.rm = TRUE),
    mean_RT = mean(mean_RT_ms, na.rm = TRUE),
    .groups = "drop"
  )

# 计算每个被试的平均ACC和平均RT（Nonmatching条件）
average_data_nonmatching <- plot_data %>%
  filter(Matching == "Nonmatching") %>%
  group_by(Subject, Identity) %>%
  summarise(
    mean_ACC = mean(mean_ACC, na.rm = TRUE),
    mean_RT = mean(mean_RT_ms, na.rm = TRUE),
    .groups = "drop"
  )

# 定义形状和颜色
shape_values <- c("Self" = 1, "Friend" = 17, "Others" = 4)
color_values <- c("Self" = "black", "Friend" = "gray", "Others" = "black")

# 绘制Matching条件的散点图
p1 <- ggplot(average_data_matching, aes(x = mean_ACC, y = mean_RT, shape = Identity, color = Identity)) +
  geom_point(size = 3) +
  scale_shape_manual(values = shape_values) +
  scale_color_manual(values = color_values) +
  labs(x = "平均ACC (Matching)", y = "平均RT (ms)", title = "Matching条件下被试的平均ACC与平均RT散点图") +
  theme_minimal()

# 绘制Nonmatching条件的散点图
p2 <- ggplot(average_data_nonmatching, aes(x = mean_ACC, y = mean_RT, shape = Identity, color = Identity)) +
  geom_point(size = 3) +
  scale_shape_manual(values = shape_values) +
  scale_color_manual(values = color_values) +
  labs(x = "平均ACC (Nonmatching)", y = "平均RT (ms)", title = "Nonmatching条件下被试的平均ACC与平均RT散点图") +
  theme_minimal()

# 打印两个图
print(p1)
print(p2)

# 统计每篇论文的被试量及性别
subject_counts <- lapply(df, function(data) {
  if ("Subject" %in% names(data) && "Gender" %in% names(data)) {
    data %>%
      distinct(Subject, Gender) %>%
      summarise(
        total_subjects = n_distinct(Subject),
        male_count = sum(Gender == "Male", na.rm = TRUE),
        female_count = sum(Gender == "Female", na.rm = TRUE),
        .groups = "drop"
      )
  } else {
    return(NULL)
  }
})

# 转换为数据框，去除NULL值
subject_counts_df <- do.call(rbind, subject_counts) %>% na.omit()

# 输出结果
print(subject_counts_df)


## ---- chunk 16
library(ggplot2)
library(dplyr)

# 假设 df、df_d_prime、df_d_paper 已经加载

# 遍历每篇文章
for (n in names(df)) {
  # 获取具体文章的数据
  aRT_msicle_data <- df[[n]]
  d_prime_value <- df_d_prime[[n]]
  
  # 处理数据，排除不合条件的试次
  cleaned_data <- aRT_msicle_data %>%
    filter(ACC >= 0.3, RT_ms <= 10000) %>%
    mutate(d_prime_value = d_prime_value)  # 添加 d' 值作为新列
  
  # 1. 散点图，横坐标是RT_ms，纵坐标是d'
  # p1 <- ggplot(cleaned_data, aes(x = RT_ms, y = d_prime_value)) +
  #   geom_point() +
  #   labs(title = paste("RT_ms vs d' for", n),
  #        x = "RT_ms",
  #        y = "d'") +
  #   theme_minimal()
  # 
  # print(p1)
  # 
  # 2. Matching 条件下的散点图
  matching_data <- cleaned_data %>%
    filter(Matching == "Matching") %>%
    filter(ACC >= 0.5, RT_ms >= 500, RT_ms <= 1000)
  
  p2 <- ggplot(matching_data, aes(x = ACC, y = RT_ms, shape = Identity)) +
    geom_point(size = 3) +
    labs(title = paste("ACC vs RT_ms (Matching) for", n),
         x = "ACC",
         y = "RT_ms") +
    scale_shape_manual(values = c(16, 17, 3)) +  # 16: Circle, 17: Triangle, 3: Cross
    theme_minimal()
  
  print(p2)
  
  # 3. Nonmatching 条件下的散点图
  nonmatching_data <- cleaned_data %>%
    filter(Matching == "Nonmatching") %>%
    filter(ACC >= 0.5, RT_ms >= 500, RT_ms <= 1000)
  
  p3 <- ggplot(nonmatching_data, aes(x = ACC, y = RT_ms, shape = Identity)) +
    geom_point(size = 3) +
    labs(title = paste("ACC vs RT_ms (Nonmatching) for", n),
         x = "ACC",
         y = "RT_ms") +
    scale_shape_manual(values = c(16, 17, 3)) +
    theme_minimal()
  
  print(p3)
  
  # 4. 条形图，横坐标是Identity，纵坐标是d'，并给出误差线
  # identity_dprime <- cleaned_data %>%
  #   group_by(Identity) %>%
  #   summarise(mean_dprime = mean(d_prime_value, na.rm = TRUE),
  #             se_dprime = sd(d_prime_value, na.rm = TRUE) / sqRT_ms(n()))
  # 
  # p4 <- ggplot(identity_dprime, aes(x = Identity, y = mean_dprime)) +
  #   geom_bar(stat = "identity", position = "dodge") +
  #   geom_errorbar(aes(ymin = mean_dprime - se_dprime, ymax = mean_dprime + se_dprime), width = 0.2) +
  #   labs(title = paste("Mean d' by Identity for", n),
  #        x = "Identity",
  #        y = "Mean d'") +
  #   theme_minimal()
  # 
  # print(p4)
}



## ---- chunk 17
library(ggplot2)
library(dplyr)

# 假设 df、df_d_prime、df_d_paper 已经加载

# 创建一个列表保存每篇文章的绘图
plots <- list()

# 遍历每篇文章
for (n in names(df)) {
  # 获取具体文章的数据
  article_data <- df[[n]]
  
  # 确认使用的列名
  if ("Identity" %in% names(article_data) && "Matching" %in% names(article_data) && "RT_ms" %in% names(article_data) && "ACC" %in% names(article_data)) {
    
    # 打印 ACC 的分布
    print(table(article_data$ACC))

    plot_data <- article_data %>%
      mutate(Identity = case_when(
        Identity == "Self" ~ "Self",
        Identity == "Friend" ~ "Friend",
        Identity == "Close" ~ "Close",
        Identity == "Mother" ~ "Close",
        Identity == "Father" ~ "Close",
        Identity == "Familiar" ~ "Close",
        Identity == "Acquaintance" ~ "Close",
        TRUE ~ "Others"
      )) %>%
      group_by(Subject, Matching) %>%
      summarise(
        correct_count = sum(ACC == 1, na.rm = TRUE),  # 计算正确反应数
        total_count = n(),  # 总记录数
        mean_ACC = correct_count / total_count,  # 计算正确率
        mean_RT_ms = mean(RT_ms, na.rm = TRUE),  # 计算平均反应时间
        Identity = first(Identity),  # 获取每个被试的 Identity
        .groups = "drop"
      )
  } else {
    next
  }

  # 检查是否有缺失的 Identity 值
  if (any(is.na(plot_data$Identity))) {
    cat("Skipping article:", n, "due to missing Identity values.\n")
    next
  }
  
  # 处理数据，排除不合条件的试次
  cleaned_data <- plot_data %>%
    filter(mean_ACC >= 0.3, mean_RT_ms <= 10000)

  # 输出 cleaned_data 以检查数据
  print(cleaned_data)

  # 1. Matching 条件下的散点图
  matching_data <- cleaned_data %>%
    filter(Matching == "Matching") %>%
    filter(mean_ACC >= 0.5, mean_RT_ms >= 500, mean_RT_ms <= 1000)
  
  if (nrow(matching_data) > 0) {
    p1 <- ggplot(matching_data, aes(x = mean_ACC, y = mean_RT_ms, shape = Identity)) +
      geom_point(size = 3) +
      labs(title = paste("Mean ACC vs Mean RT_ms (Matching) for", n),
           x = "Mean ACC",
           y = "Mean RT_ms") +
      scale_shape_manual(values = c(16, 17, 3)) +
      theme_minimal()
    
    print(p1)
  }
  
  # 2. Nonmatching 条件下的散点图
  nonmatching_data <- cleaned_data %>%
    filter(Matching == "Nonmatching") %>%
    filter(mean_ACC >= 0.5, mean_RT_ms >= 500, mean_RT_ms <= 1000)
  
  if (nrow(nonmatching_data) > 0) {
    p2 <- ggplot(nonmatching_data, aes(x = mean_ACC, y = mean_RT_ms, shape = Identity)) +
      geom_point(size = 3) +
      labs(title = paste("Mean ACC vs Mean RT_ms (Nonmatching) for", n),
           x = "Mean ACC",
           y = "Mean RT_ms") +
      scale_shape_manual(values = c(16, 17, 3)) +
      theme_minimal()
    
    print(p2)
  }
}


